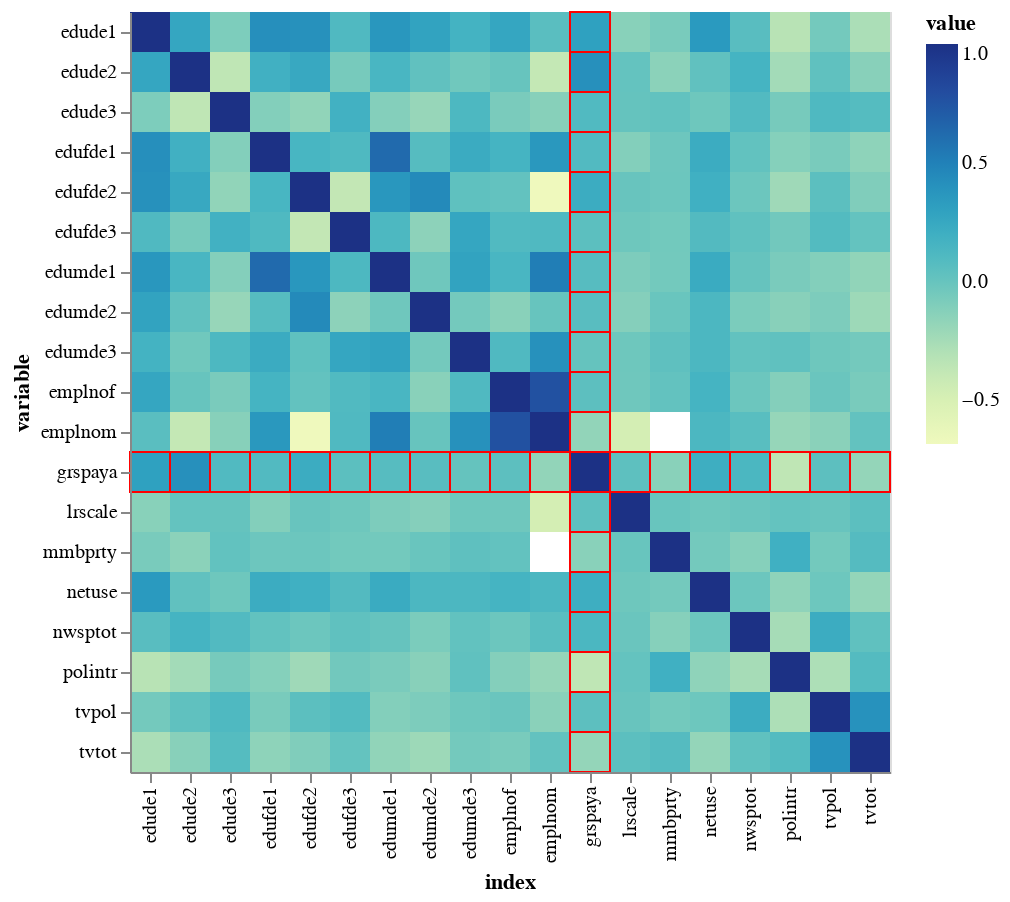

This figure's notebook cell:
### Markdown cell above
### Relationships

### Code cell
correlation_data = reg_corr.reset_index().melt('index')

base = alt.Chart(correlation_data).mark_rect().encode(
    x='index:N',
    y='variable:N',
    color='value:Q',
    tooltip=['index', 'variable', 'value']
)

highlight = base.mark_rect(stroke='red', strokeWidth=1).transform_filter(
    (alt.datum.index == 'grspaya') | (alt.datum.variable == 'grspaya')
)

heatmap = base + highlight

heatmap

### Figure 1 — Vega-Lite specification as saved in the notebook (floating-point values rounded to 4 significant figures; data arrays with more than 128 entries replaced by an {"elided": "..."} marker saying what was removed)
{"config": {"view": {"continuousWidth": 300, "continuousHeight": 300}}, "layer": [{"mark": {"type": "rect"}, "encoding": {"color": {"field": "value", "type": "quantitative"}, "tooltip": [{"field": "index", "type": "nominal"}, {"field": "variable", "type": "nominal"}, {"field": "value", "type": "quantitative"}], "x": {"field": "index", "type": "nominal"}, "y": {"field": "variable", "type": "nominal"}}}, {"mark": {"type": "rect", "stroke": "red", "strokeWidth": 1}, "encoding": {"color": {"field": "value", "type": "quantitative"}, "tooltip": [{"field": "index", "type": "nominal"}, {"field": "variable", "type": "nominal"}, {"field": "value", "type": "quantitative"}], "x": {"field": "index", "type": "nominal"}, "y": {"field": "variable", "type": "nominal"}}, "transform": [{"filter": "((datum.index === 'grspaya') || (datum.variable === 'grspaya'))"}]}], "data": {"name": "data-c0402f9341bc09cd75a07d07bbdc63ee"}, "$schema": "https://vega.github.io/schema/vega-lite/v5.16.3.json", "datasets": {"data-c0402f9341bc09cd75a07d07bbdc63ee": {"elided": "361 records"}}}
